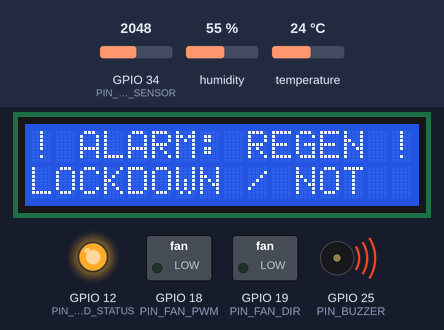
Bench run of a sketch on a simulated ESP32. Shown: 16×2 character LCD, switched loads named in the sketch (green lamp = pin HIGH), output pins drawn as LEDs (lit = HIGH), buzzer (waves = sounding). Dashed ring = blinking. The test bench sets the inputs (shaded band); at power-on: GPIO 34 (PIN_RAIN_SENSOR) = 2048, humidity 55 %, temperature 24 °C. What the sketch prints to the serial monitor is not drawn.

Above: at 2.9 s.
3.0 s: GPIO 34 (PIN_RAIN_SENSOR) set to 530
5.0 s: GPIO 34 (PIN_RAIN_SENSOR) set to 463
At 6.4 s:
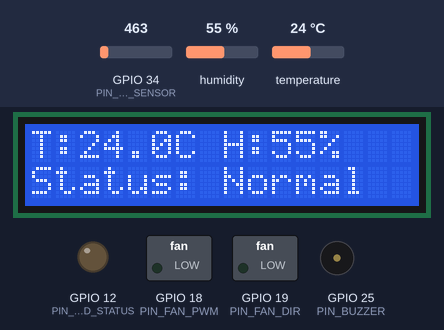
7.3 s: humidity set to 63 %
At 8.7 s:
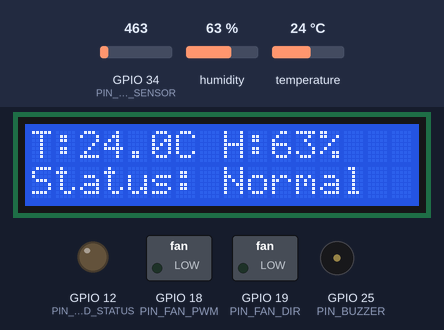
9.3 s: humidity set to 66 %
At 12.0 s:
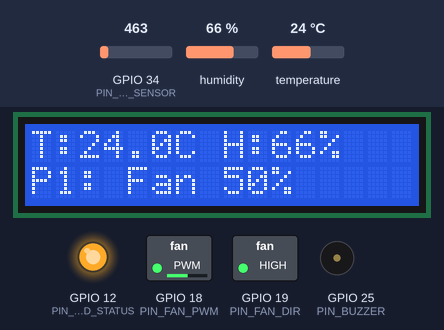
12.3 s: humidity set to 76 %
At 14.5 s:
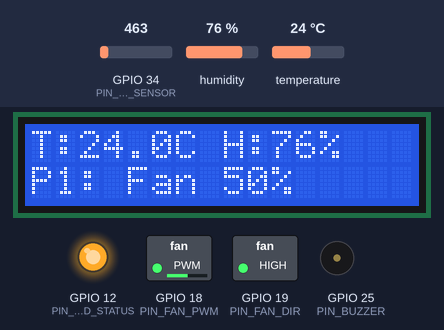
15.3 s: humidity set to 79 %
At 19.6 s:
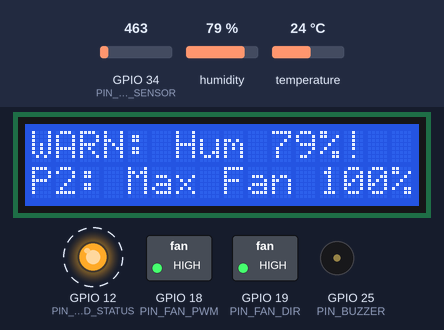
Timing chart, 0 to 23.3 s (numbered marks = the images above; inputs shaded):
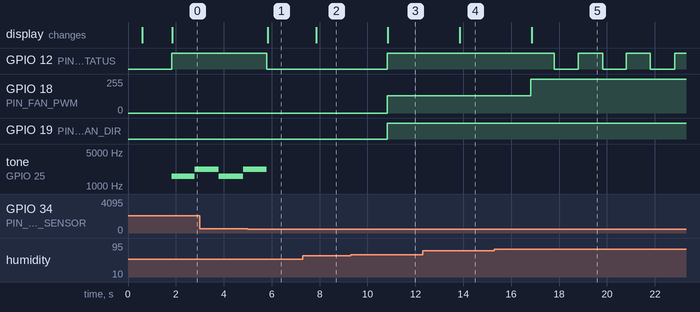

The sketch:

Rainyguard.ino
```cpp
#include <Arduino.h>
#include <DHT.h>
#include <Wire.h>
#include <LiquidCrystal_I2C.h>

// --- Pin-Definitionen ---
#define PIN_RAIN_SENSOR   34  // Keyestudio Steam/Drop Sensor Dach (Analog)
#define PIN_DHT           17  // DHT11 Data Pin
#define PIN_DHT_TYPE      DHT11

#define PIN_FAN_PWM       18  // Luefter Speed (PWM)
#define PIN_FAN_DIR       19  // Luefter Direction/Enable
#define PIN_LED_STATUS    12  // Status LED
#define PIN_BUZZER        25  // Passiver Piezo Buzzer
#define PIN_BTN_RESET     16  // Reset Taster

// Dedizierte I2C-Pins des ESP32 Boards
#define I2C_SDA           21
#define I2C_SCL           22

// --- Hardware-Objekte ---
DHT dht(PIN_DHT, PIN_DHT_TYPE);
LiquidCrystal_I2C lcd(0x27, 16, 2);

// --- FSM Phasen ---
enum SystemPhase {
  PHASE_0_NORMAL = 0,
  PHASE_1_VENTILATION = 1,
  PHASE_2_CRITICAL = 2,
  PHASE_3_EMERGENCY_RAIN = 3
};

SystemPhase currentPhase = PHASE_0_NORMAL;

float temperature = 0.0;
float humidity = 0.0;
int rainRaw = 0;
unsigned long lastUpdate = 0;
char lineBuffer[17];

void setFan(int speed) {
  digitalWrite(PIN_FAN_DIR, speed > 0 ? HIGH : LOW);
  analogWrite(PIN_FAN_PWM, speed);
}

void setup() {
  Serial.begin(115200);
  delay(500);

  Serial.println("\n[RainyGuard] Booting ESP32 Node...");

  pinMode(PIN_RAIN_SENSOR, INPUT);
  pinMode(PIN_BTN_RESET, INPUT_PULLUP);
  pinMode(PIN_FAN_PWM, OUTPUT);
  pinMode(PIN_FAN_DIR, OUTPUT);
  pinMode(PIN_LED_STATUS, OUTPUT);
  pinMode(PIN_BUZZER, OUTPUT);

  setFan(0);
  digitalWrite(PIN_LED_STATUS, LOW);
  noTone(PIN_BUZZER);

  dht.begin();

  Wire.begin(I2C_SDA, I2C_SCL);
  Wire.setClock(50000);
  Wire.setTimeOut(50);

  lcd.init();
  lcd.backlight();
  lcd.clear();
  lcd.setCursor(0, 0);
  lcd.print("RainyGuard Node ");
  lcd.setCursor(0, 1);
  lcd.print("System Ready... ");
  delay(1200);
}

void loop() {
  unsigned long now = millis();

  if (now - lastUpdate >= 1000) {
    lastUpdate = now;

    humidity = dht.readHumidity();
    temperature = dht.readTemperature();
    rainRaw = analogRead(PIN_RAIN_SENSOR);

    if (isnan(humidity) || isnan(temperature)) {
      Serial.println("[WARN] DHT11 nicht lesbar (Pruefe GPIO 17)");
      return;
    }

    // --- Phasen-Eskalation (Angepasst fuer Keyestudio Steam-Sensor & Raumluft) ---
    // Trocken: ADC ~ 0 .. 100 | Nässe/Tropfen: ADC > 500
    if (rainRaw > 500 || humidity > 90.0) {
      currentPhase = PHASE_3_EMERGENCY_RAIN;
    } else if (humidity >= 78.0) {
      currentPhase = PHASE_2_CRITICAL;
    } else if (humidity >= 65.0) {
      currentPhase = PHASE_1_VENTILATION;
    } else {
      currentPhase = PHASE_0_NORMAL;
    }

    Serial.printf("[FSM] Phase: %d | Temp: %.1f C | Hum: %.1f %% | Rain ADC: %d\n",
                  currentPhase, temperature, humidity, rainRaw);

    // --- Aktor- & Display-Steuerung nach Phase ---
    switch (currentPhase) {
      case PHASE_0_NORMAL:
        setFan(0);
        digitalWrite(PIN_LED_STATUS, LOW);
        noTone(PIN_BUZZER);

        snprintf(lineBuffer, sizeof(lineBuffer), "T:%.1fC H:%.0f%%    ", temperature, humidity);
        lcd.setCursor(0, 0);
        lcd.print(lineBuffer);
        lcd.setCursor(0, 1);
        lcd.print("Status: Normal  ");
        break;

      case PHASE_1_VENTILATION:
        setFan(130);
        digitalWrite(PIN_LED_STATUS, (now / 500) % 2);
        noTone(PIN_BUZZER);

        snprintf(lineBuffer, sizeof(lineBuffer), "T:%.1fC H:%.0f%%    ", temperature, humidity);
        lcd.setCursor(0, 0);
        lcd.print(lineBuffer);
        lcd.setCursor(0, 1);
        lcd.print("P1: Fan 50%     ");
        break;

      case PHASE_2_CRITICAL:
        setFan(255);
        digitalWrite(PIN_LED_STATUS, (now / 200) % 2);

        // Akustischer Intervall-Warnton (1500 Hz)
        if (now % 1000 < 150) {
          tone(PIN_BUZZER, 1500);
        } else {
          noTone(PIN_BUZZER);
        }

        snprintf(lineBuffer, sizeof(lineBuffer), "WARN: Hum %.0f%%!  ", humidity);
        lcd.setCursor(0, 0);
        lcd.print(lineBuffer);
        lcd.setCursor(0, 1);
        lcd.print("P2: Max Fan 100%");
        break;

      case PHASE_3_EMERGENCY_RAIN:
        setFan(0);
        digitalWrite(PIN_LED_STATUS, HIGH);

        // Wechselnder 2-Ton-Alarm (2200 Hz / 1600 Hz)
        if ((now / 200) % 2) {
          tone(PIN_BUZZER, 2200);
        } else {
          tone(PIN_BUZZER, 1600);
        }

        lcd.setCursor(0, 0);
        lcd.print("! ALARM: REGEN !");
        lcd.setCursor(0, 1);
        lcd.print("LOCKDOWN / NOT  ");
        break;
    }
  }
}
```

Measured:
- the behaviour switches between 501 and 500 on GPIO 34 (PIN_RAIN_SENSOR) (found by bisection; images 0 and 1)
- the behaviour switches between 64 and 65 % on humidity (found by bisection; images 2 and 3)
- the behaviour switches between 77 and 78 % on humidity (found by bisection; images 4 and 5)
- after the input at 5.0 s, GPIO 12 (PIN_LED_STATUS): HIGH → LOW after 0.80 s; the display: changes after 0.83 s (image 1)
- after the input at 7.3 s, the display: changes after 0.55 s (image 2)
- after the input at 9.3 s, GPIO 12 (PIN_LED_STATUS), GPIO 19 (PIN_FAN_DIR): LOW → HIGH after 1.5 s; GPIO 18 (PIN_FAN_PWM): 0/255 → 130/255 after 1.5 s; the display: changes after 1.6 s (image 3)
- after the input at 12.3 s, the display: changes after 1.6 s (image 4)
- after the input at 15.3 s, GPIO 12 (PIN_LED_STATUS): alternates HIGH for 1.0 s and LOW for 1.0 s, starting after 2.5 s; GPIO 18 (PIN_FAN_PWM): 130/255 → 255/255 after 1.5 s; the display: changes after 1.6 s (image 5)
